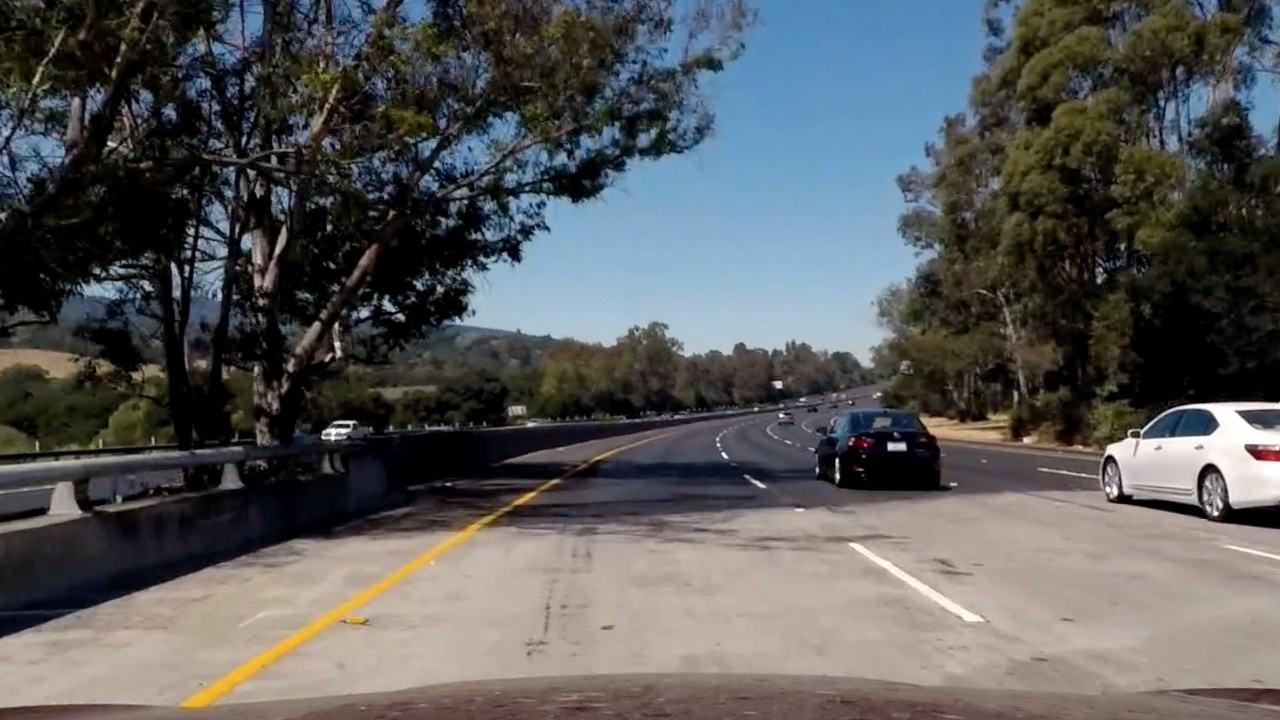
#> input picture Segments/bridge_shadow.jpg, 1280 x 720 px
$ jupyter execute '4-Apply Sobel.ipynb'   (older library calls are emulated)
#> lines starting #> are read from the running program, lines starting #| are printed output that depends on the picture; after the words box and inside, x2 and y2 are one past the last pixel; in counts of white or black regions, pixels touching at a corner belong together
[cell 1]
import numpy as np
import cv2
import matplotlib.pyplot as plt
import matplotlib.image as mpimg
import pickle

# Read in an image and grayscale it
image = mpimg.imread('bridge_shadow.jpg')
#> image is the input picture: shape (720, 1280, 3); mean R, G, B 89.7, 90.6, 90.8

# Define a function that applies Sobel x or y,
# then takes an absolute value and applies a threshold.
# Note: calling your function with orient='x', thresh_min=20, thresh_max=100
# should produce output like the example image shown above this quiz.
def abs_sobel_thresh(img, orient='x', thresh_min=0, thresh_max=255):
    # Apply the following steps to img
    # 1) Convert to grayscale
#> called with orient = 'x', thresh_min = 20, thresh_max = 255
    gray=cv2.cvtColor(img, cv2.COLOR_BGR2GRAY)
    # 2) Take the derivative in x or y given orient = 'x' or 'y'
    if orient=='x':
        sobel = cv2.Sobel(gray, cv2.CV_64F, 1, 0)
    if orient=='y':
        sobel = cv2.Sobel(gray, cv2.CV_64F, 0, 1)
    # 3) Take the absolute value of the derivative or gradient
    abs_sobel = np.absolute(sobel)
    # 4) Scale to 8-bit (0 - 255) then convert to type = np.uint8
    scaled_sobel = np.uint8(255*abs_sobel/np.max(abs_sobel))
    # 5) Create a mask of 1's where the scaled gradient magnitude
            # is > thresh_min and < thresh_max
    binary_output = np.zeros_like(scaled_sobel)
    binary_output[(scaled_sobel >= thresh_min) & (scaled_sobel <= thresh_max)] = 1
    # 6) Return this mask as your binary_output image
    return binary_output

# Run the function
grad_binary_x = abs_sobel_thresh(image, orient='x', thresh_min=20, thresh_max=255)
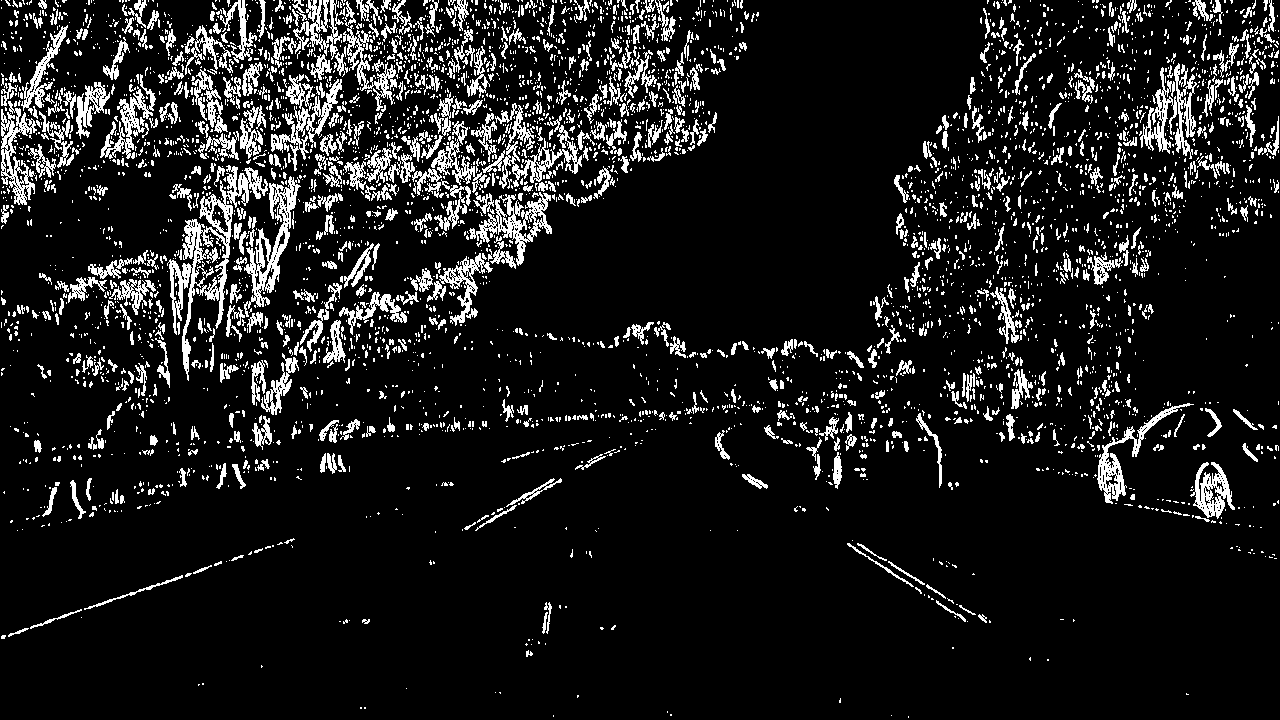
#> grad_binary_x: shape (720, 1280); values 0 (black) and 1 (white), 10.9% white in thin lines or dots
grad_binary_y = abs_sobel_thresh(image, orient='y', thresh_min=10, thresh_max=255)
#> call 2 of abs_sobel_thresh, with orient = 'y', thresh_min = 10, thresh_max = 255
#> in abs_sobel_thresh (call 2), `sobel = cv2.Sobel(gray, cv2.CV_64F, 0, 1)`:
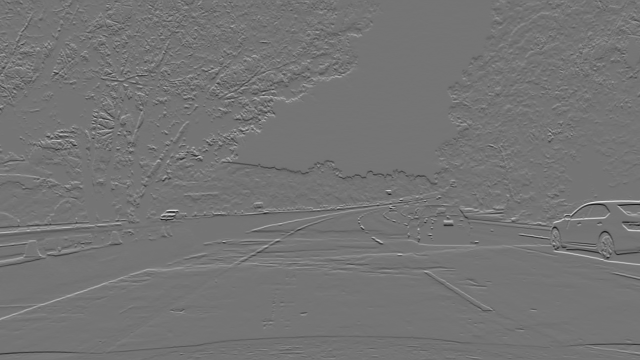
#> sobel: shape (720, 1280) float64 (shown at 1/2 size); min -736, max 870, mean 0.1; drawn with min black and max white
#> in abs_sobel_thresh (call 2), `abs_sobel = np.absolute(sobel)`:
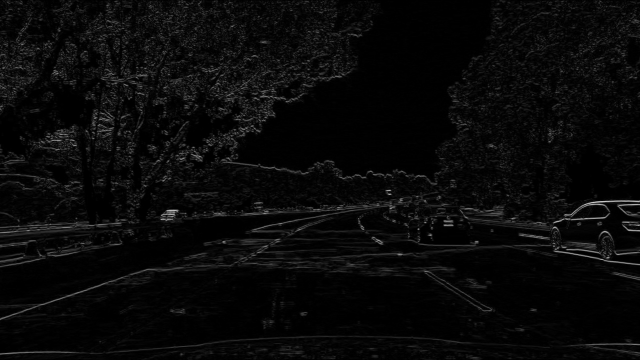
#> abs_sobel: shape (720, 1280) float64 (shown at 1/2 size); min 0, max 870, mean 32.4; drawn with min black and max white
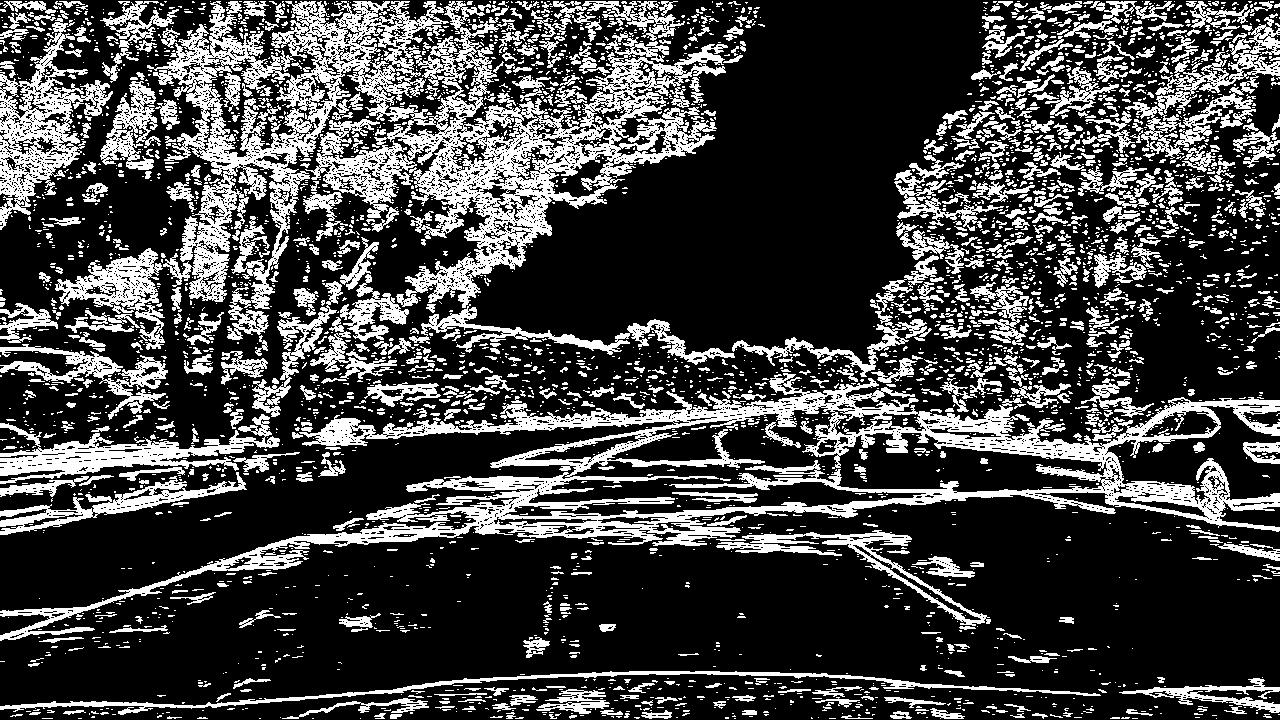
#> grad_binary_y: shape (720, 1280); values 0 (black) and 1 (white), 26.3% white; 4076 white regions (3245 under 20 px), largest, box (x1, y1, x2, y2) and area: (147, 1, 728, 340) 56895, (0, 373, 1280, 641) 45313, (0, 18, 113, 230) 7447

# Plot the resulte
f, (ax1, ax2, ax3) = plt.subplots(1, 3, figsize=(24, 9))
f.tight_layout()
ax1.imshow(image)
ax1.set_title('Original Image', fontsize=20)
ax2.imshow(grad_binary_x, cmap='gray')
ax2.set_title('Thresholded Gradient x', fontsize=20)
ax3.imshow(grad_binary_y, cmap='gray')
ax3.set_title('Thresholded Gradient y', fontsize=20)
plt.subplots_adjust(left=0., right=1, top=0.9, bottom=0.)

$ run again, with Segments/calibration_test.png saved as Segments/bridge_shadow.jpg
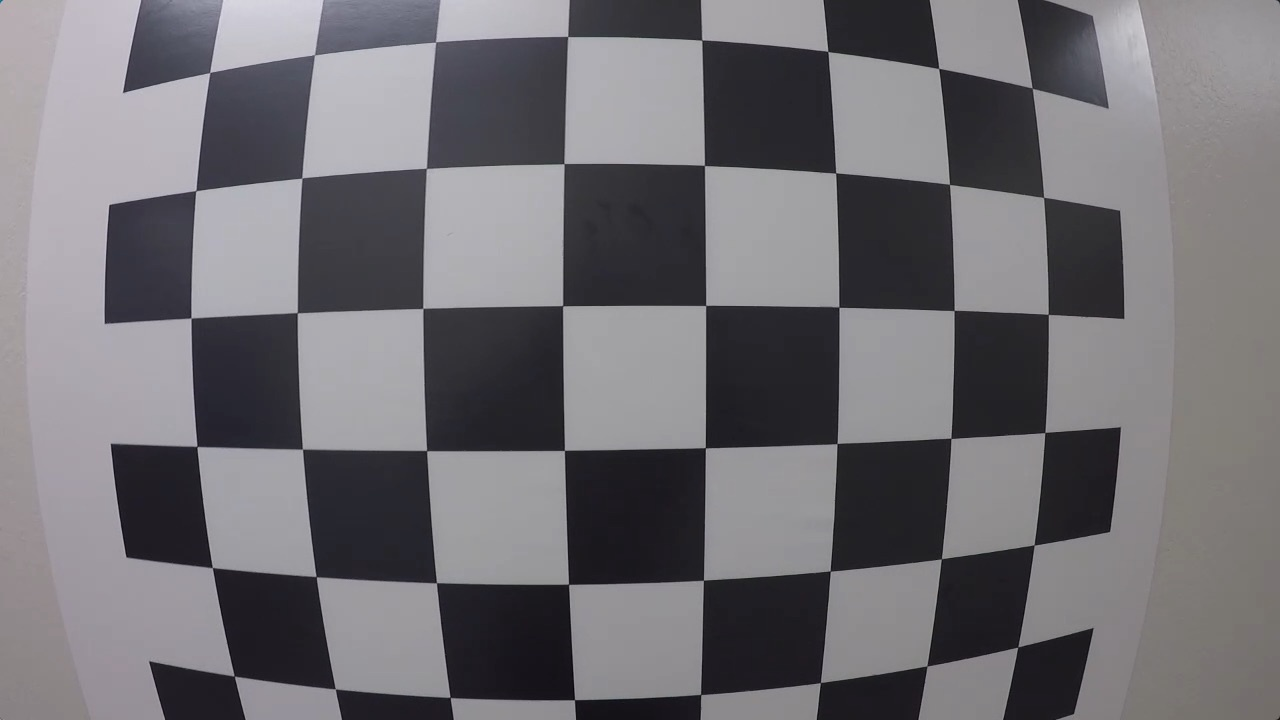
#> input picture Segments/calibration_test.png, 1280 x 720 px
#> image is the input picture: shape (720, 1280, 3); mean R, G, B 112.9, 110.9, 115.4
#> `grad_binary_x = abs_sobel_thresh(image, orient='x', thresh_min=20, thr..`:
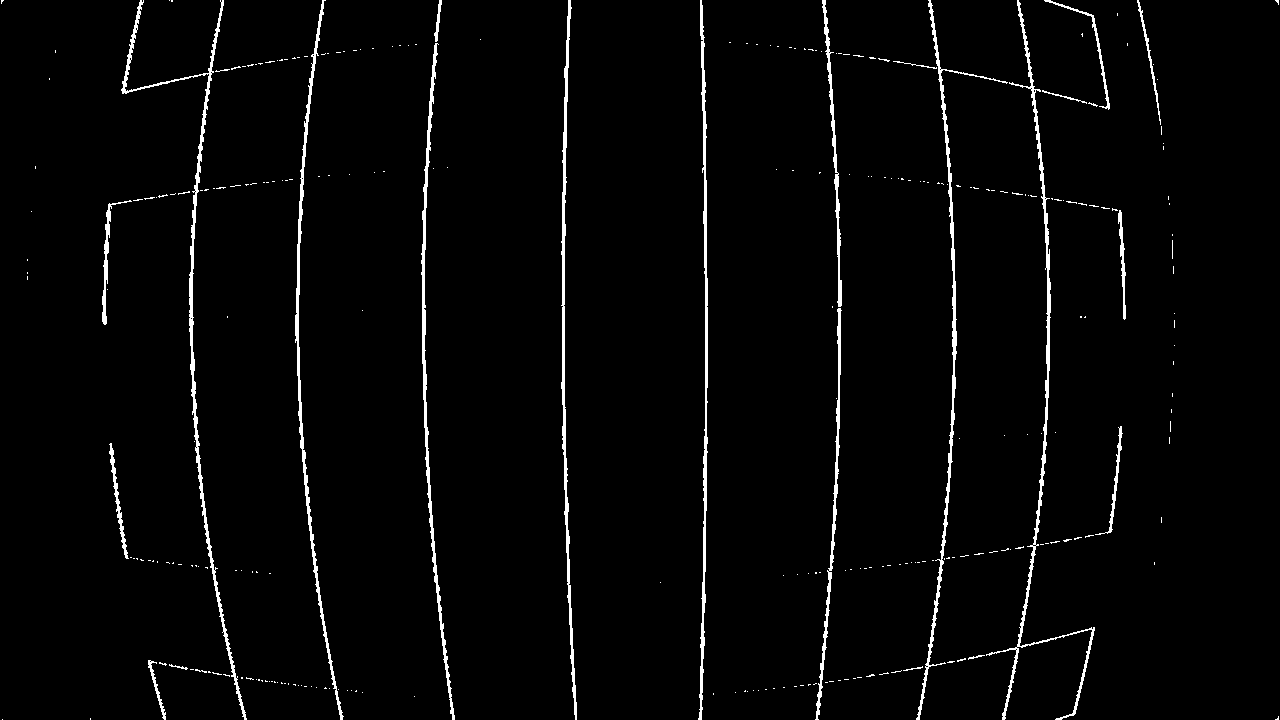
#> grad_binary_x: shape (720, 1280); values 0 (black) and 1 (white), 2.5% white; 287 white regions (263 under 20 px), largest, box (x1, y1, x2, y2) and area: (121, 0, 247, 720) 2927, (986, 0, 1095, 720) 2830, (916, 0, 1008, 720) 2397
#> `grad_binary_y = abs_sobel_thresh(image, orient='y', thresh_min=10, thr..`:
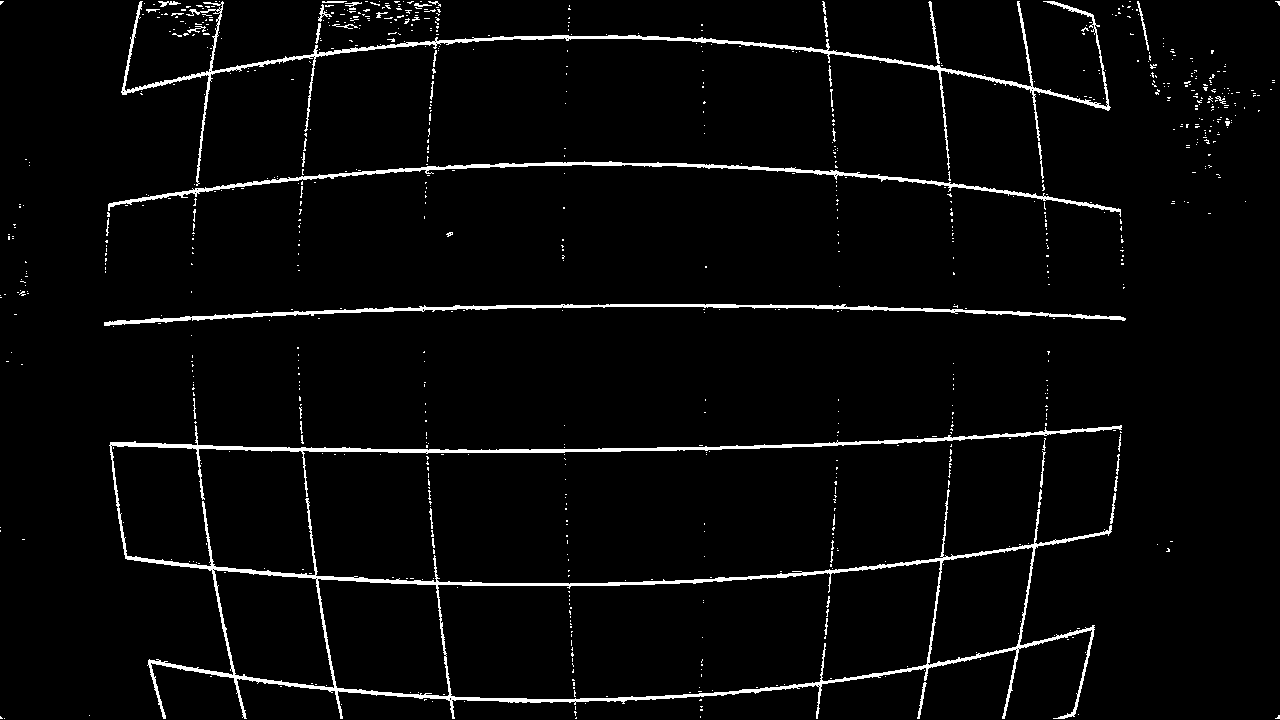
#> grad_binary_y: shape (720, 1280); values 0 (black) and 1 (white), 3.4% white; 843 white regions (794 under 20 px), largest, box (x1, y1, x2, y2) and area: (109, 425, 1122, 719) 14168, (121, 1, 1111, 186) 5518, (108, 161, 1121, 217) 3609

$ run again, with Segments/signs_vehicles_xygrad.png saved as Segments/bridge_shadow.jpg
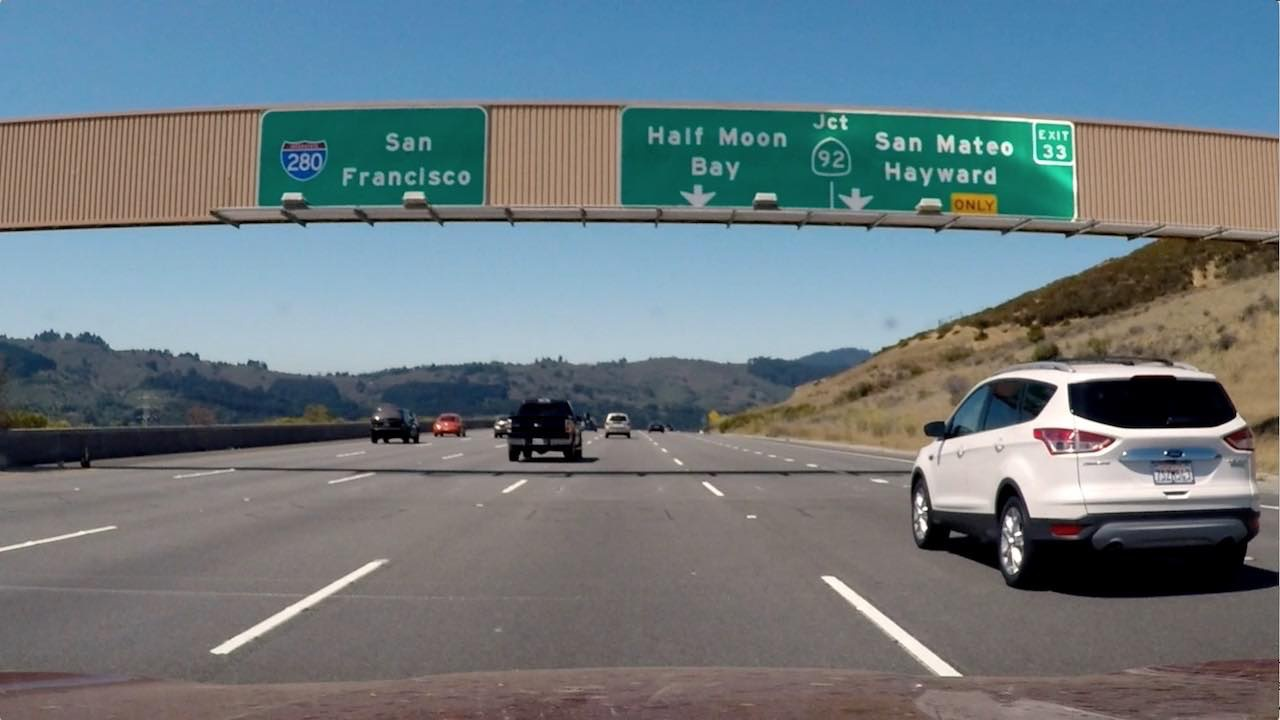
#> input picture Segments/signs_vehicles_xygrad.png, 1280 x 720 px
#> image is the input picture: shape (720, 1280, 3); mean R, G, B 109.2, 121.6, 127.4
#> `grad_binary_x = abs_sobel_thresh(image, orient='x', thresh_min=20, thr..`:
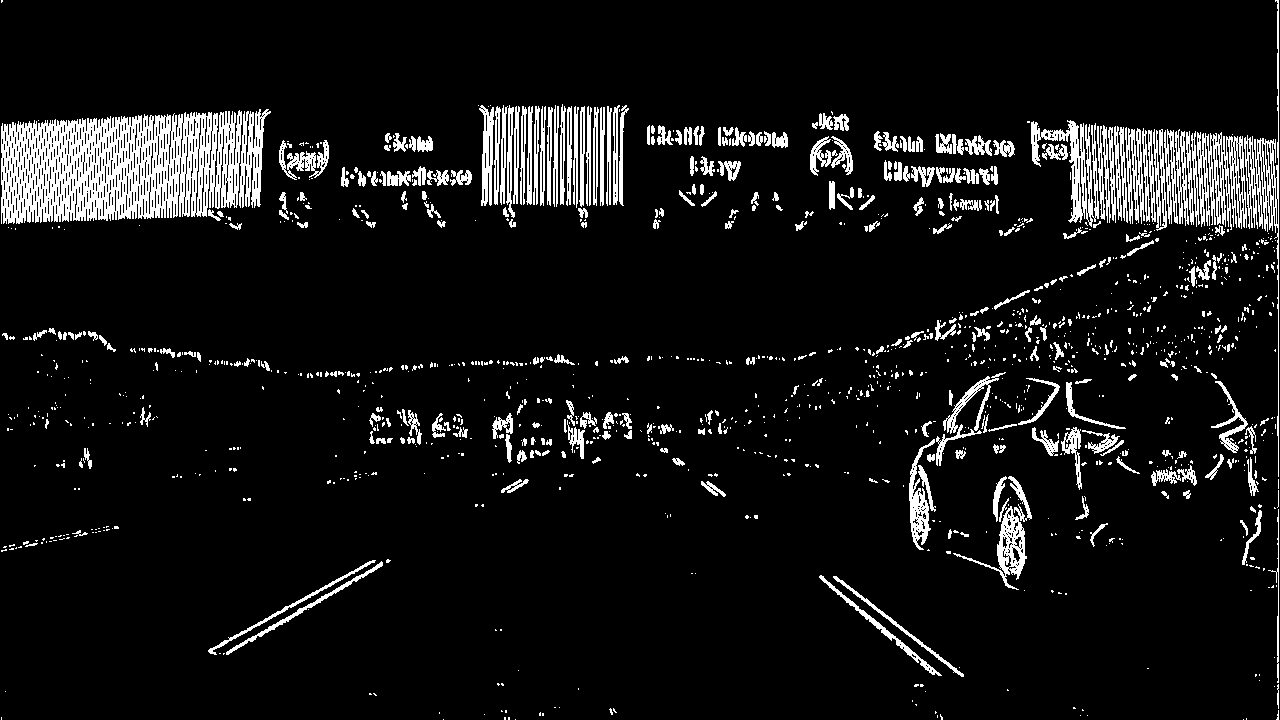
#> grad_binary_x: shape (720, 1280); values 0 (black) and 1 (white), 8.3% white; 1372 white regions (1041 under 20 px), largest, box (x1, y1, x2, y2) and area: (1, 110, 242, 224) 18805, (1197, 132, 1247, 230) 2694, (1244, 0, 1279, 477) 2380
#> `grad_binary_y = abs_sobel_thresh(image, orient='y', thresh_min=10, thr..`:
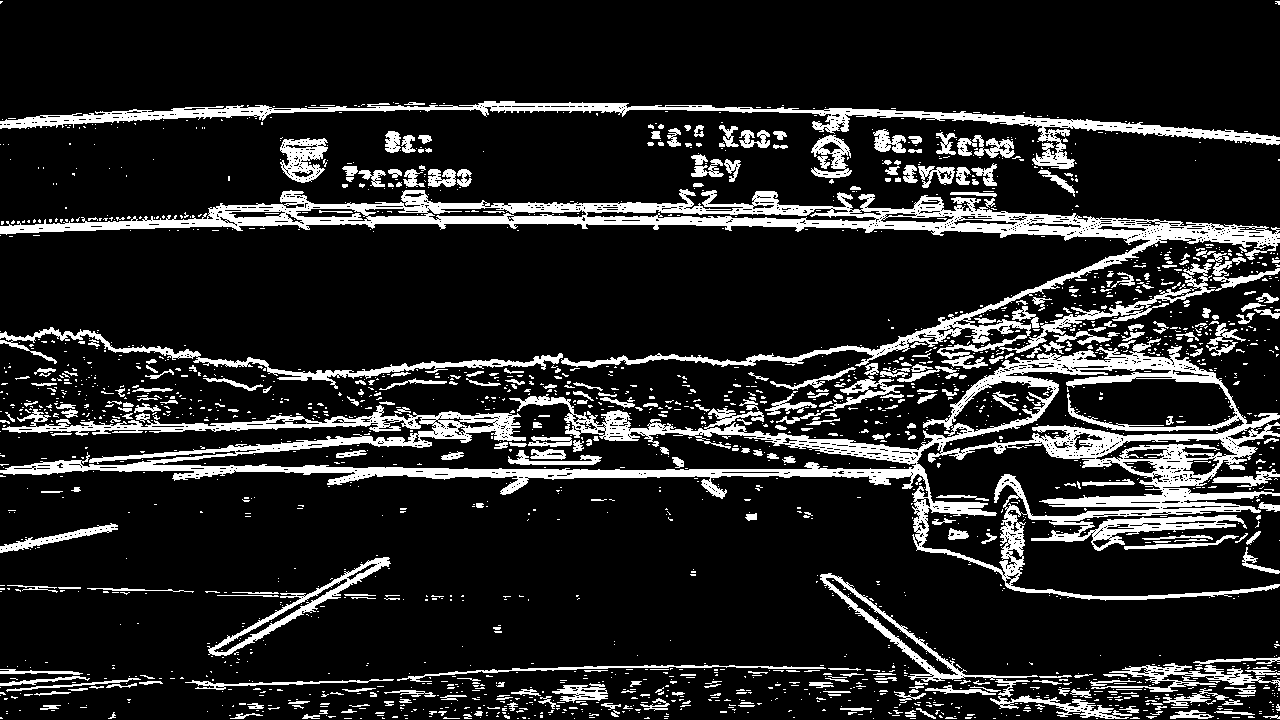
#> grad_binary_y: shape (720, 1280); values 0 (black) and 1 (white), 14.7% white; 2181 white regions (1812 under 20 px), largest, box (x1, y1, x2, y2) and area: (0, 338, 1280, 601) 44834, (0, 189, 1280, 369) 28709, (0, 101, 1280, 169) 10200
